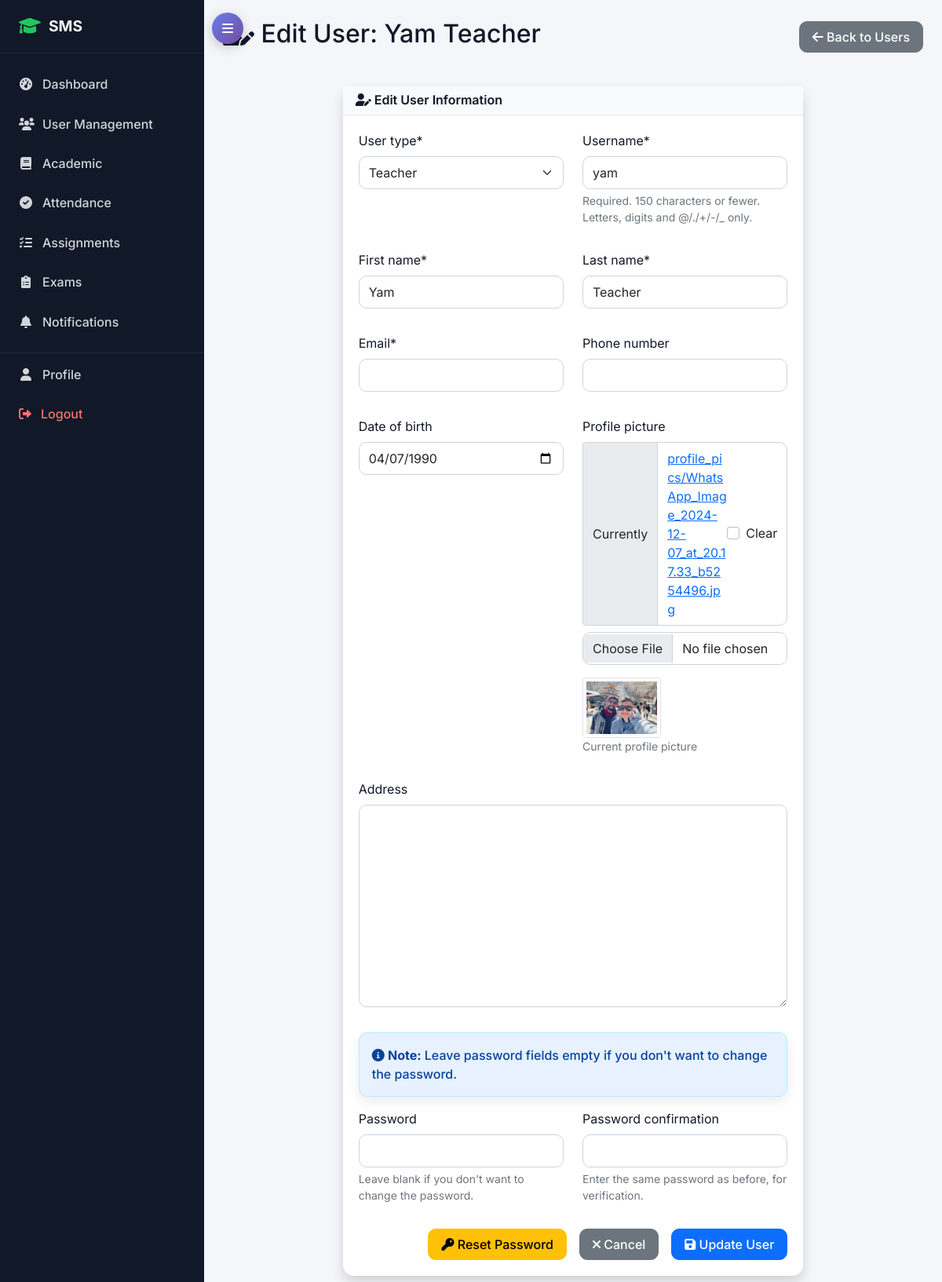
The page /accounts/admin/users/51/edit/ (signed in) on the database its author committed.
### accounts/models.py (models this page shows, shortened)
class User(AbstractUser):
    USER_TYPE_CHOICES = (
        ('admin', 'Admin'),
        ('student', 'Student'),
        ('teacher', 'Teacher'),
        ('parent', 'Parent'),
    )
    organization = models.ForeignKey('saas.Organization', on_delete=models.CASCADE, related_name='users', null=True, blank=True)
    user_type = models.CharField(max_length=10, choices=USER_TYPE_CHOICES)
    phone_regex = RegexValidator(regex=r'^\+?1?\d{9,15}$', message="Phone number must be entered in the format: '+999999999'. Up to 15 digits allowed.")
    phone_number = models.CharField(validators=[phone_regex], max_length=17, blank=True)
    address = models.TextField(blank=True)
    date_of_birth = models.DateField(null=True, blank=True)
    profile_picture = models.ImageField(upload_to='profile_pics/', blank=True, null=True)
    is_active = models.BooleanField(default=True)
    created_at = models.DateTimeField(auto_now_add=True)
    updated_at = models.DateTimeField(auto_now=True)

### accounts/views.py (the view)
# urls.py: path('admin/users/<int:user_id>/edit/', views.admin_edit_user, name='admin_edit_user'),
@login_required
@user_passes_test(is_admin)
def admin_edit_user(request, user_id):
    user = get_object_or_404(get_tenant_user_queryset(request), id=user_id)
    if request.method == 'POST':
        user_form = UserRegistrationForm(request.POST, request.FILES, instance=user)
        if user_form.is_valid():
            updated_user = user_form.save(commit=False)
            if user.organization_id:
                updated_user.organization = user.organization
            updated_user.save()
            messages.success(request, f'{user.get_user_type_display()} account updated successfully!')
            return redirect('accounts:admin_user_list')
    else:
        user_form = UserRegistrationForm(instance=user)
    context = {
        'form': user_form,
        'user_obj': user
    }
    return render(request, 'accounts/admin_edit_user.html', context)

### accounts/forms.py (shortened to what this page needs)
class UserRegistrationForm(UserCreationForm):
    email = forms.EmailField(required=True)
    first_name = forms.CharField(max_length=30, required=True)
    last_name = forms.CharField(max_length=30, required=True)
    phone_number = forms.CharField(max_length=17, required=False)
    address = forms.CharField(widget=forms.Textarea, required=False)
    date_of_birth = forms.DateField(widget=forms.DateInput(attrs={'type': 'date'}), required=False)
    class Meta:
        model = User
        fields = ('username', 'email', 'first_name', 'last_name', 'phone_number',
                 'address', 'date_of_birth', 'password1', 'password2', 'user_type', 'profile_picture')
    def __init__(self, *args, **kwargs):
        super().__init__(*args, **kwargs)
        for field in self.fields:
            self.fields[field].widget.attrs.update({'class': 'form-control'})
        if self.instance and self.instance.pk:
            self.fields['password1'].required = False
            self.fields['password2'].required = False
            self.fields['password1'].help_text = 'Leave blank if you don\'t want to change the password.'

### accounts/auth_backend.py (called while the page is built)
    def get_user(self, user_id):
        try:
            db_alias = get_tenant_db()
            if db_alias and db_alias != 'default':
                return User.objects.using(db_alias).get(pk=user_id)
            return User.objects.get(pk=user_id)
        except User.DoesNotExist:
            return None

### accounts/views.py (called while the page is built)
def get_tenant_user_queryset(request):
    queryset = User.objects.all()
    organization = get_request_organization(request)
    if organization:
        queryset = queryset.filter(
            models.Q(organization=organization) |
            models.Q(organization_id__isnull=True)
        )
    elif request.user.is_authenticated and request.user.organization_id:
        queryset = queryset.filter(organization=request.user.organization)
    return queryset

def is_admin(user):
    return user.is_authenticated and user.user_type == 'admin'

### saas/context_processors.py (called while the page is built)
def tenant_context(request):
    return {
        'current_organization': getattr(request, 'organization', None),
        'current_subscription': getattr(request, 'subscription', None),
    }

### saas/db_router.py (called while the page is built)
def get_tenant_db():
    return getattr(_thread_locals, 'tenant_db', 'default')

def clear_tenant_db():
    if hasattr(_thread_locals, 'tenant_db'):
        delattr(_thread_locals, 'tenant_db')

### saas/utils.py (called while the page is built)
def get_host_without_port(request):
    host = request.get_host().split(':', 1)[0].strip().lower()
    return host

### templates/accounts/admin_edit_user.html (shortened to what this page needs)
{% extends 'base.html' %}
{% load crispy_forms_tags %}
{% block content %}
<div class="row">
    <div class="col-12">
        <div class="d-flex justify-content-between align-items-center mb-4">
            <h2><i class="fas fa-user-edit"></i> Edit User: {{ user_obj.get_full_name|default:user_obj.username }}</h2>
            <a href="{% url 'accounts:admin_user_list' %}" class="btn btn-secondary">
                <i class="fas fa-arrow-left"></i> Back to Users
            </a>
        </div>
    </div>
</div>
<div class="row justify-content-center">
    <div class="col-lg-8">
        <div class="card shadow">
            <div class="card-header bg-warning text-white">
                <h6 class="m-0"><i class="fas fa-user-edit"></i> Edit User Information</h6>
            </div>
            <div class="card-body">
                <form method="post" enctype="multipart/form-data">
                    <div class="row">
                        <div class="col-md-6">
                            {{ form.user_type|as_crispy_field }}
                        </div>
                        <div class="col-md-6">
                            {{ form.username|as_crispy_field }}
                        </div>
                    </div>
                    <div class="row">
                        <div class="col-md-6">
                            {{ form.first_name|as_crispy_field }}
                        </div>
                        <div class="col-md-6">
                            {{ form.last_name|as_crispy_field }}
                        </div>
                    </div>
                    <div class="row">
                        <div class="col-md-6">
                            {{ form.email|as_crispy_field }}
                        </div>
                        <div class="col-md-6">
                            {{ form.phone_number|as_crispy_field }}
                        </div>
                    </div>
                    <div class="row">
                        <div class="col-md-6">
                            {{ form.date_of_birth|as_crispy_field }}
                        </div>
                        <div class="col-md-6">
                            {{ form.profile_picture|as_crispy_field }}
                            {% if user_obj.profile_picture %}
                                <div class="mt-2">
                                    <img src="{{ user_obj.profile_picture.url }}" class="img-thumbnail" width="100">
                                    <p class="small text-muted">Current profile picture</p>
                                </div>
                            {% endif %}
                        </div>
                    </div>
                    <div class="row">
                        <div class="col-12">
                            {{ form.address|as_crispy_field }}
                        </div>
                    </div>
                    <div class="alert alert-info">
                        <i class="fas fa-info-circle"></i>
                        <strong>Note:</strong> Leave password fields empty if you don't want to change the password.
                    </div>
                    <div class="row">
                        <div class="col-md-6">
                            {{ form.password1|as_crispy_field }}
                        </div>
                        <div class="col-md-6">
                            {{ form.password2|as_crispy_field }}
                        </div>
                    </div>
                    <div class="d-grid gap-2 d-md-flex justify-content-md-end">
                        <a href="{% url 'accounts:admin_reset_password' user_obj.id %}" class="btn btn-warning me-md-2">
                            <i class="fas fa-key"></i> Reset Password
                        </a>
                        <a href="{% url 'accounts:admin_user_list' %}" class="btn btn-secondary me-md-2">
                            <i class="fas fa-times"></i> Cancel
                        </a>
                        <button type="submit" class="btn btn-primary">
                            <i class="fas fa-save"></i> Update User
                        </button>
                    </div>
                </form>
            </div>
        </div>
    </div>
</div>
{% endblock %}

### rows shown on the page
User: get_full_name "Yam Teacher", user_type "Teacher", username "yam", first_name "Yam", last_name "Teacher", date_of_birth "04/07/1990", profile_picture (picture)
